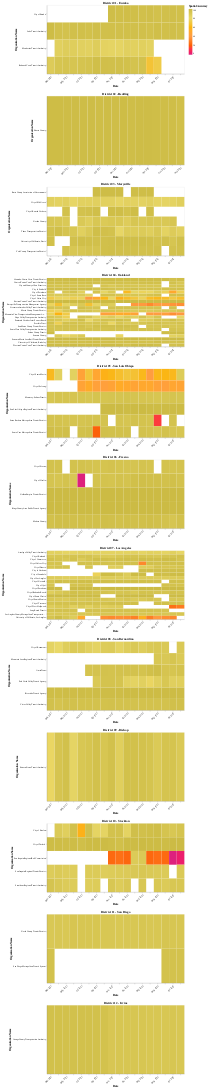

Write notebook code for a chart like this one.
### Code cell
charts = []
for district in unique_districts:
    filtered_df = m2.loc[m2.caltrans_district == district]
    chart = heatmap(
        filtered_df,
        "spatial_accuracy",
        color_dict["spatial_accuracy_domain"],
        color_dict["spatial_accuracy_range"],
        3,
    )
    charts.append(chart)
display(
    Markdown(
        f"""<h1 style="border-bottom: 3px solid #000;"><b>{readable_dict["spatial_accuracy_graph"]["title"]}</b></h1><br>
        {readable_dict["spatial_accuracy_graph"]["subtitle"]}
            """
    )
)
display(alt.vconcat(*charts))
